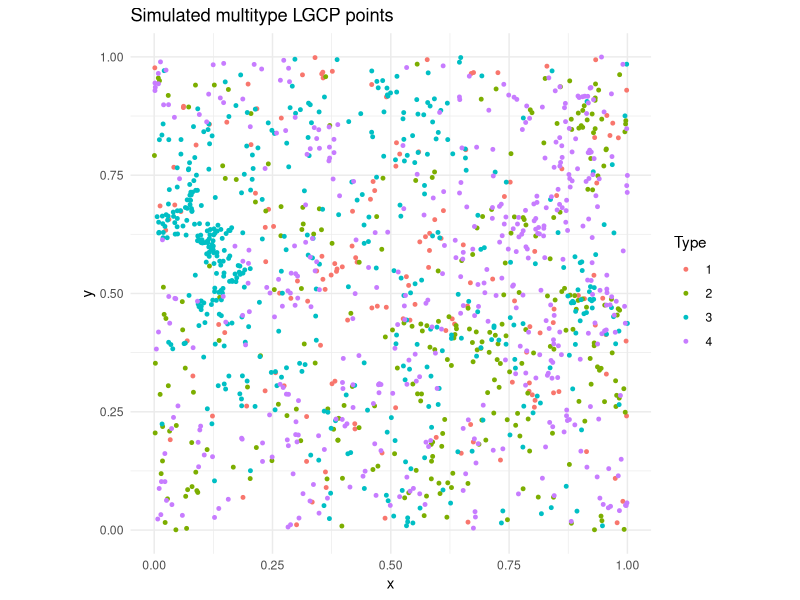
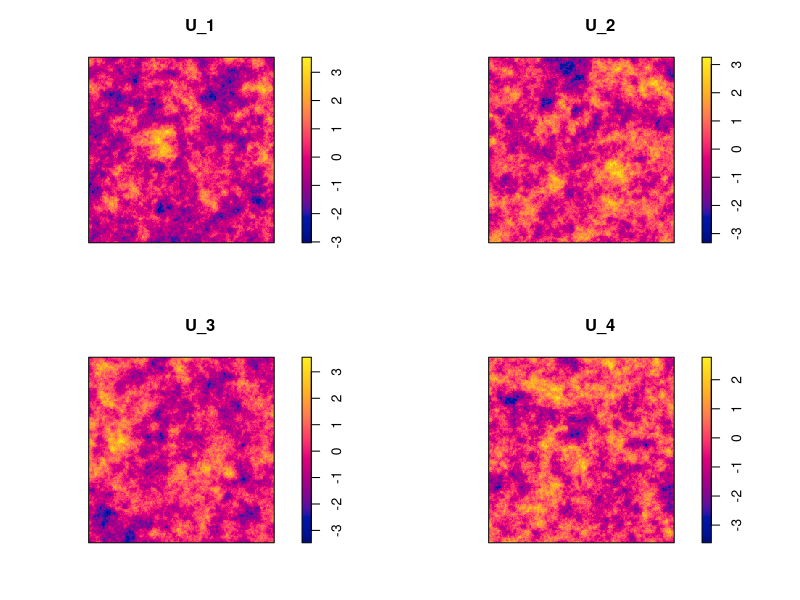
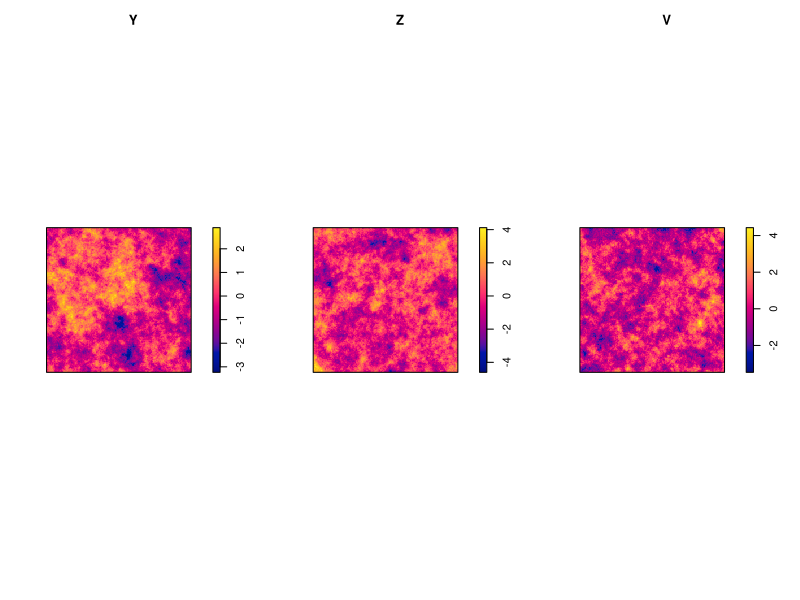

Source code (R) for these figures, in order:
#set.seed(2025)
#t0 <- Sys.time()
library(spatstat.geom)     
library(spatstat.explore)  
library(spatstat.random)   
library(spatstat.model)
library(ggplot2)


simulate_grf = function(nx, ny, L, range, var) {
  mu0 = as.im(0, owin(xrange = c(0, L), yrange = c(0, L)), dimyx = c(ny, nx))
  sim_field = rLGCP(model = "exponential", mu = mu0, var = var, scale = range, win = as.owin(mu0), saveLambda = TRUE)
  field_im  = attr(sim_field, "Lambda")
  field_im  = eval.im(log(field_im))   
  as.matrix(field_im)
}

simulate_LGCP_point_pattern <- function(params) {
  Y = simulate_grf(params$nx, params$ny, params$L, range = params$Y_scale, var = 1)
  Z = simulate_grf(params$nx, params$ny, params$L, range = params$Z_scale, var = 1)
  V = simulate_grf(params$nx, params$ny, params$L, range = params$V_scale, var = 1)

  
  U_list <- vector("list", params$p)
  for (j in seq_len(params$p)) {
    U_list[[j]] <- simulate_grf(params$nx, params$ny, params$L, range = params$U_scale[j], var = params$U_var[j])
  }
  
  lambda0 <- exp(params$V_var*V - (params$V_var^2)/2)
  Lambda_list <- vector("list", params$p)
  X_list <- vector("list", params$p)
  for (i in seq_len(params$p)) {
    Lambda_list[[i]] <- lambda0*exp(params$beta0[i] + params$beta1[i]*Z)*exp(params$Y_var[i]*Y + params$U_var[i]*U_list[[i]] - (params$Y_var[i]^2)/2 - (params$U_var[i]^2)/2)
    Lambda_im = im(mat = Lambda_list[[i]], xrange = c(0, params$L), yrange = c(0, params$L))
    X_list[[i]] = rpoispp(Lambda_im)
  }

  
  list(X_list = X_list, 
       Lambda_list = Lambda_list, 
       lambda_base = lambda0,
       fields = list(Y = Y, Z = Z, V = V, U_list = U_list),
       params = params)
}



params = list(p = 4, L = 1, nx = 256, ny = 256,  
              beta0 = c(5.17, 5.44, 5.88, 6.13),
              beta1 = c(0.0, 0.3, -0.6, 0.6),
              
              Y_var = c(0.5, -0.4, 0.6, -0.3),
              V_var = 0.5,
              U_var = c(sqrt(0.5), sqrt(0.5), sqrt(0.5), sqrt(0.5)),

              Y_scale = 0.1,
              V_scale = 0.05,  
              Z_scale = 0.05,
              U_scale = c(0.05, 0.05, 0.05, 0.05)
              )

sim <- simulate_LGCP_point_pattern(params)



# plots the plots
df <- do.call(
  rbind,
  lapply(seq_along(sim$X_list), function(i) {
    Xi <- sim$X_list[[i]]
    if (Xi$n == 0) return(NULL)
    data.frame(
      x = Xi$x,
      y = Xi$y,
      type = factor(i)
    )
  })
)

ggplot(df, aes(x, y, colour = type)) +
  geom_point(size = 1, alpha = 1) +
  coord_equal(xlim = c(0, params$L), ylim = c(0, params$L)) +
  theme_minimal() +
  labs(title = "Simulated multitype LGCP points", colour = "Type")


# Plot U fields
op1 <- par(mfrow = c(2, 2), mar = c(3, 3, 3, 3))
for (i in 1:4) {
  plot(spatstat.geom::as.im(sim$fields$U_list[[i]]),
       main = paste0("U_", i))
}
par(op1)
# Plot Y, Z, V fields
op2 <- par(mfrow = c(1, 3), mar = c(3, 3, 3, 3))
plot(spatstat.geom::as.im(sim$fields$Y), main = "Y")
plot(spatstat.geom::as.im(sim$fields$Z), main = "Z")
plot(spatstat.geom::as.im(sim$fields$V), main = "V")
par(op2)






X <- superimpose(
  Type1 = sim$X_list[[1]],
  Type2 = sim$X_list[[2]],
  Type3 = sim$X_list[[3]],
  Type4 = sim$X_list[[4]],
  W = Window(sim$X_list[[1]])
)

marks(X) <- factor(marks(X))  
levels(marks(X))





types <- levels(factor(marks(X)))
Kcross_list <- list()
for (i in types) {
  for (j in types) {
    if (i != j) {
      name <- paste0(i, "_", j)
      Kcross_list[[name]] <- Kcross.inhom(X, i = i, j = j, correction = "isotropic")
    }
  }
}
names(Kcross_list)



Kinhom_list <- list()
for (i in types) {
  name <- paste0(i)
  Xi <- X[marks(X) == i]
  Kinhom_list[[i]] <- Kinhom(Xi, correction = "isotropic")
}
names(Kinhom_list)
